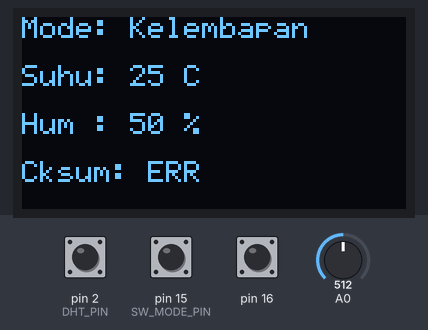
A sketch run on a simulated Arduino Nano, built with avr-gcc and run on an emulated ATmega328P. Shown: 128×64 one-colour display. Wiring (inferred from the names in the program): I2C bus: SDA pin 18; SCL pin 19; SSD1306 OLED at I2C address 0x3C. The inputs (shaded band) are chosen by the test bench; at power-on: pin 15 (SW_MODE_PIN) HIGH, A0 = 512, pin 16 HIGH, pin 2 (DHT_PIN) HIGH.

Above: at 1.6 s.
1.7 s: pin 15 (SW_MODE_PIN) pulled LOW for 0.15 s
At 1.98 s:
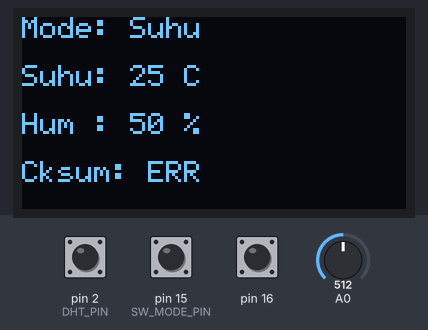
3.5 s: A0 set to 716
At 4.4 s:
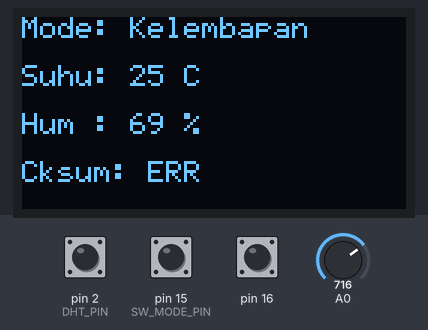
5.2 s: pin 16 pulled LOW for 0.15 s
At 5.45 s:
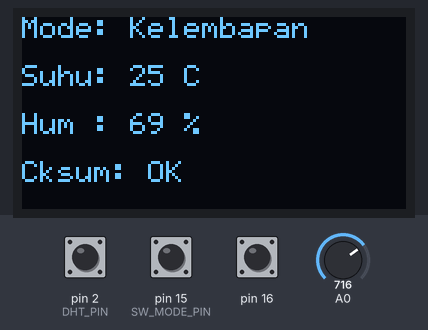
7.0 s: pin 15 (SW_MODE_PIN) pulled LOW for 1 s
At 8.8 s:
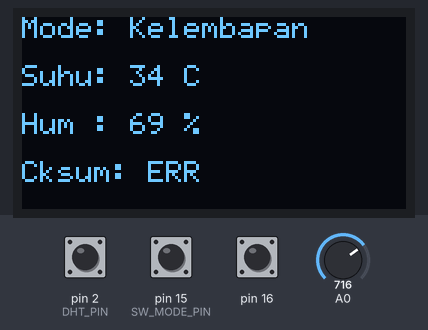
9.6 s: pin 16 pulled LOW for 1 s
At 10.2 s:
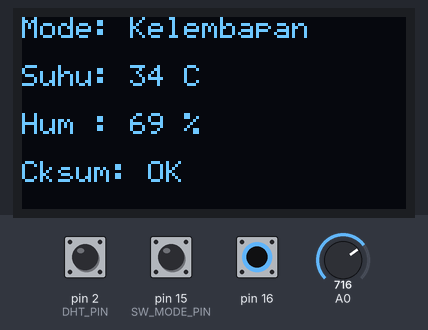
12.3 s: A0 set to 511
At 12.8 s:
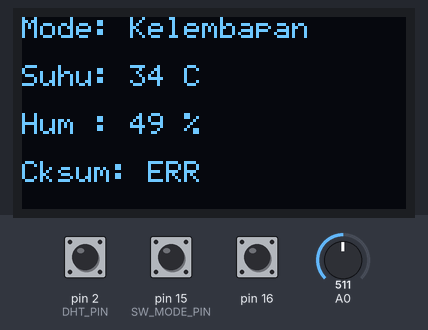
Timing chart, 0 to 14.9 s (numbered marks = the images above; inputs shaded):
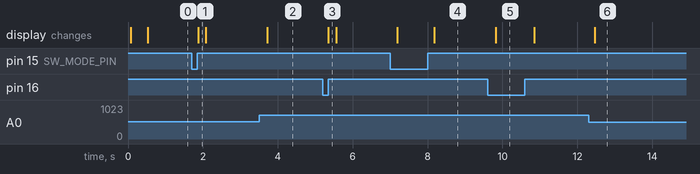

Measured:
- after the input at 1.7 s, the display: changes after 0.18 s (image 1)
- after the input at 3.5 s, the display: changes after 0.22 s (image 2)
- after the input at 5.2 s, the display: changes after 0.15 s (image 3)
- after the input at 7.0 s, the display: first changes after 0.19 s (image 4 shows a later state)
- after the input at 9.6 s, the display: changes after 0.22 s (image 5)
- after the input at 12.3 s, the display: changes after 0.17 s (image 6)

The sketch:

dhtEmu.ino
```cpp
// ============================================================
// Emulator DHT11 - FILE UTAMA (MAIN)
// Board : Arduino Nano ATmega328P 16MHz, TANPA LIBRARY APAPUN
// ============================================================
// File Modularisasi (arsitektur file sketch Arduino IDE:
// Semua file .ino dalam folder sketch DIGABUNGKAN (concatenate)
// OTOMATIS sebelum kompilasi, jadi tidak perlu header .h.
// ============================================================
// File tab lain di sketch folder ini:
//   ✅ emu2_oled.ino      -> Driver OLED + I2C bit-bang
//   ✅ emu2_dht_isr.ino  -> ISR INT0 emulator DHT11 ASM
// ============================================================
#include <avr/io.h>
#include <avr/interrupt.h>
#include <util/delay.h>

// ---------- PIN DEFINISI ----------
#define POT_PIN      0    // A0 - Potensiometer
#define SW_MODE_PIN  1    // A1 - Mode (LOW = suhu / kelembapan
#define SW_CKSUM_PIN 2    // A2 - Checksum (LOW = benar, HIGH = XOR 0xFF)
#define SDA_PIN      4    // A4 - SDA OLED SSD1306
#define SCL_PIN      5    // A5 - SCL OLED SSD1306
#define OLED_ADDR    0x3C
#define DHT_PIN      2    // D2 / PD2 = INT0 = Output emulator DHT11

// ---------- GLOBAL VARIABLES (bisa diakses semua file .ino)
volatile uint8_t g_hum_int     = 50;   // 0-100 %RH
volatile uint8_t g_hum_dec     = 0;    // Selalu 0
volatile uint8_t g_temp_int    = 25;   // 0-50 °C
volatile uint8_t g_temp_dec    = 0;    // Selalu 0
volatile uint8_t g_cksum_mode  = 1;    // 1 = OK, 0 = ERR (XOR 0xFF)
volatile uint8_t g_mode        = 0;    // 0 = Potensio -> Kelembapan; 1 -> Suhu
volatile uint32_t g_last_isr_time = 0;  // Debounce 100ms antar INT0
uint32_t g_last_oled_update      = 0;   // Update OLED tiap 200ms
#define OLED_UPDATE_MS 200

// ============================================================
// FORWARD DECLARATIONS (didefinisikan di file tab lain)
// ============================================================
static void     adc_init(void);
static uint16_t adc_read(uint8_t ch);
static void     oled_init(void);
static void     oled_clear(void);
static void     oled_set_pos(uint8_t page, uint8_t col);
static void     oled_putc(char ch);
static void     oled_puts(const char *s);
static void     oled_put2(uint8_t v);
static uint32_t get_millis(void);

// ============================================================
// SETUP
// ============================================================
void setup() {
    // Pin switch INPUT_PULLUP
    DDRC  &= ~((1 << SW_MODE_PIN) | (1 << SW_CKSUM_PIN));
    PORTC |=  ((1 << SW_MODE_PIN) | (1 << SW_CKSUM_PIN));

    // D2 (PD2) = INPUT, NO PULL-UP (eksternal 10K yang handle)
    DDRD  &= ~(1 << DHT_PIN);
    PORTD &= ~(1 << DHT_PIN);

    // Timer0 untuk millis() sudah di-init oleh Arduino core.

    // ADC
    adc_init();

    // I2C pin state awal HIGH
    DDRC  &= ~((1 << SDA_PIN) | (1 << SCL_PIN));
    PORTC |=  ((1 << SDA_PIN) | (1 << SCL_PIN));
    _delay_ms(50);
    oled_init();

    // INT0 = falling edge
    EICRA = (1 << ISC01);  // ISC01=1, ISC00=0 => falling edge
    EIMSK = (1 << INT0);

    sei();
}

// ============================================================
// LOOP UTAMA
// ============================================================
// Helper: debounce sederhana untuk switch
static uint8_t sw_debounce(uint8_t pin) {
    // Return 1 = LOW (tertekan), 0 = HIGH (lepas)
    // sample 3 kali dengan jeda 2ms
    uint8_t cnt = 0;
    for (uint8_t i = 0; i < 3; i++) {
        if (!(PINC & (1 << pin))) cnt++;
        _delay_ms(2);
    }
    return (cnt >= 2) ? 1 : 0;
}

void loop() {
    // 1. Baca potensiometer (0..1023)
    uint16_t pot = adc_read(POT_PIN);

    // 2. Baca switch mode A1
    uint8_t sw_mode = sw_debounce(SW_MODE_PIN); // 1=ditekan(LOW) => suhu
    g_mode = sw_mode; // 0=kelembapan (HIGH/pull-up), 1=suhu (LOW/tekan)

    if (g_mode == 1) {
        // Mode suhu: 0-50 °C
        uint8_t val = (uint8_t)((uint32_t)pot * 50 / 1023);
        if (val > 50) val = 50;
        g_temp_int = val;
        // g_hum_int tetap (disimpan global)
    } else {
        // Mode kelembapan: 0-100 %RH
        uint8_t val = (uint8_t)((uint32_t)pot * 100 / 1023);
        if (val > 100) val = 100;
        g_hum_int = val;
        // g_temp_int tetap
    }

    // 3. Baca switch checksum A2
    uint8_t sw_cksum = sw_debounce(SW_CKSUM_PIN); // 1=ditekan(LOW) => benar
    g_cksum_mode = sw_cksum; // 1=OK, 0=ERR

    // 4. Debounce ISR INT0: cek & clear jika terlalu dekat (<100 ms)
    // Karena flag INT0 di-set meskipun masked, kita lakukan clear manual
    // jika last ISR masih baru.
    static uint8_t s_isr_enabled = 1;
    uint32_t now = get_millis();
    if (s_isr_enabled) {
        // Tidak perlu aksi khusus. Setelah ISR fired, kita disable sementara.
        // Tapi karena ISR_NAKED tidak otomatis, kita lakukan polling flag.
    }
    // Alternatif: setelah INT0 ter-trigger, software-disable 100ms
    if (EIFR & (1 << INTF0)) {
        // Fall edge baru saja terdeteksi (ISR akan / baru jalan)
        // Disable INT0 100 ms untuk debounce antar-request
        EIMSK &= ~(1 << INT0);
        g_last_isr_time = now;
        s_isr_enabled = 0;
        // Clear flag
        EIFR = (1 << INTF0);
    }
    if (!s_isr_enabled && (now - g_last_isr_time) >= 100) {
        EIMSK |= (1 << INT0);
        s_isr_enabled = 1;
    }

    // 5. Update OLED setiap 200 ms. === PARTIAL UPDATE HANYA BARIS BERUBAH SAJA ===
    // Cache state 4 baris (nilai sebelumnya disimpan di static.
    // Init = 0xFF = invalid (mustahil nilai asli DHT (suhu<51, hum<101)
    static uint8_t prev_mode = 0xFF;
    static uint8_t prev_temp = 0xFF;
    static uint8_t prev_hum  = 0xFF;
    static uint8_t prev_cks  = 0xFF;

    if (now - g_last_oled_update >= OLED_UPDATE_MS) {
        g_last_oled_update = now;

        // BACA global volatiles SEKALI SAJA di awal (atomic, hindari perubahan tengah compare)
        uint8_t cur_mode = g_mode;
        uint8_t cur_temp = g_temp_int;
        uint8_t cur_hum  = g_hum_int;
        uint8_t cur_cks  = g_cksum_mode;

        // -------------------------------------------------
        // BARIS 1 (page 0) → MODE : Cek perubahan mode
        // -------------------------------------------------
        oled_set_pos(0, 0);
        if (cur_mode == 1) oled_puts("Mode: Suhu       ");
        else               oled_puts("Mode: Kelembapan");

        // -------------------------------------------------
        // BARIS 2 (page 2) → SUHU : Cek perubahan g_temp_int
        // Catatan: perubahan SUHU juga terjadi jika potensio diubah di MODE SUHU.
        //          Nilai lama tertinggal jika tidak di update, harus selalu compare.
        // -------------------------------------------------
        if (cur_temp != prev_temp) {
            prev_temp = cur_temp;
            oled_set_pos(2, 0);
            oled_puts("Suhu: ");
            oled_put2(cur_temp);
            oled_puts(" C");
        }

        // -------------------------------------------------
        // BARIS 3 (page 4) → HUM : Cek perubahan g_hum_int
        // -------------------------------------------------
        if (cur_hum != prev_hum) {
            prev_hum = cur_hum;
            oled_set_pos(4, 0);
            oled_puts("Hum : ");
            oled_put2(cur_hum);
            oled_puts(" %");
        }

        // -------------------------------------------------
        // BARIS 4 (page 6) → CHECKSUM : CKSUM OK/ERROR PRESS SW2
        // -------------------------------------------------
        if (cur_cks != prev_cks) {
            prev_cks = cur_cks;
            oled_set_pos(6, 0);
            oled_puts("Cksum: ");
            if (cur_cks) oled_puts("OK ");
            else          oled_puts("ERR");
        }
    }
}
```

dht_isr.ino
```cpp
// ============================================================
// ISR INT0 (PD2 = D2) - EMULASI DHT11
// BAGIAN DATA / SAVE-RESTORE = C (aman, mudah debug).
// BAGIAN TIMING KRITIS (RESPONSE + 40 BIT) = INLINE ASM MURNI
//   dengan cycle-counted 16-cycle NOP loop = 1us TEPAT.
// Alasan: Overhead loop C for + compare + branch GCC 7.3 menambah
//   ~20us BAWAH per pulse, sehingga 80us menjadi 100us.
//   Pure inline asm menghilangkan SEMUA overhead itu.
// ============================================================
ISR(INT0_vect) {
    // ===== A. Persiapan data dari global (C, aman dari timing issue) =====
    uint8_t hI = g_hum_int;
    uint8_t hD = g_hum_dec;
    uint8_t tI = g_temp_int;
    uint8_t tD = g_temp_dec;
    uint8_t cks_ok = g_cksum_mode;
    uint8_t cks = (uint8_t)(hI + hD + tI + tD);
    if (!cks_ok) cks ^= 0xFF;

    // Susun 5 byte DHT11 ORDER BENAR:
    // [0]=hum_int, [1]=hum_dec, [2]=temp_int, [3]=temp_dec, [4]=checksum
    uint8_t bytes[5];
    bytes[0] = hI;
    bytes[1] = hD;
    bytes[2] = tI;
    bytes[3] = tD;
    bytes[4] = cks;

    // ===== B. SAVE & DISABLE SEMUA INTERRUPT (TIMING PRESISI) =====
    uint8_t sreg_saved = SREG;
    cli();
    uint8_t eimsk_saved  = EIMSK;
    uint8_t timsk0_saved = TIMSK0;
    uint8_t timsk1_saved = TIMSK1;
    uint8_t timsk2_saved = TIMSK2;
    uint8_t adcsra_saved = ADCSRA;
    uint8_t ucsr0b_saved = UCSR0B;
    EIMSK  = 0;
    TIMSK0 = 0;
    TIMSK1 = 0;
    TIMSK2 = 0;
    ADCSRA &= ~(1 << ADIE);
    UCSR0B &= ~((1 << RXCIE0) | (1 << TXCIE0) | (1 << UDRIE0));
    EIFR = (1 << INTF0);     // clear flag pending start master sebelumnya

    // ===== C+D+E+F: SEMUA TIMING KRITIS DALAM 1 BLOK ASM SAJA (supaya label _d_us ter-resolve) =====
    //   + TAMBAHAN END MARKER LOW 53µs SESUAI MODUL ASLI CAPTURE LA USER.
    uint8_t *bytes_ptr = bytes;
    __asm__ __volatile__(
        /* ==========================================================
           STEP C: TUNGGU MASTER MELEPAS LINE (PD2 -> HIGH)
           ========================================================== */
        "_wait_high_merged:     \n\t"
        "sbic %[_pind], 2       \n\t"  // PIND.2 LOW ? Jika LOW, skip rjmp = lanjut loop.
        "rjmp _master_high_ok   \n\t"  // PIND.2 HIGH -> lanjut step response
        "rjmp _wait_high_merged \n\t"
        "_master_high_ok:       \n\t"
        "ldi  r24, 30           \n\t"  // Spec DHT11: 20-40uS tunggu setelah master release
        "rcall _d_us            \n\t"

        /* ==========================================================
           SETUP Z pointer ke array 5 byte data & aktifkan output driver
           ========================================================== */
        "movw r30, %a[_bp]      \n\t"  // Z = bytes_ptr (r25:r24)
        "sbi  %[_ddrd], 2       \n\t"  // DDRD.2 = OUTPUT aktif (push-pull)

        /* ==========================================================
           STEP D: RESPONSE PULSE SPEC DHT11 ASLI LOW 80µs -> HIGH 80µs
           ========================================================== */
        "cbi  %[_portd], 2      \n\t"  // LOW 80µs
        "ldi  r24, 80           \n\t"
        "rcall _d_us            \n\t"
        "sbi  %[_portd], 2      \n\t"  // HIGH 80µs
        "ldi  r24, 80           \n\t"
        "rcall _d_us            \n\t"

        /* ==========================================================
           STEP E: KIRIM 40 BIT DATA (5 byte × 8 bit, MSB FIRST)
           ========================================================== */
        "ldi  r25, 5            \n\t"  // counter 5 byte
        "_next_byte_merged:     \n\t"
        "ld   r18, Z+           \n\t"  // load byte[i], Z++
        "ldi  r17, 8            \n\t"  // counter 8 bit / byte (IMMEDIATE = tidak korup)
        "_next_bit_merged:      \n\t"
        "lsl  r18               \n\t"  // LSL = logical shift left (carry luar TIDAK MASUK). bit7 -> C
        /* --- AWAL BIT: LOW 50µs SELALU --- */
        "cbi  %[_portd], 2      \n\t"
        "ldi  r24, 50           \n\t"
        "rcall _d_us            \n\t"
        /* --- HIGH 28µs (bit 0) atau 70µs (bit 1) --- */
        "sbi  %[_portd], 2      \n\t"
        "brcc _is_bit0_merged   \n\t"  // carry clear = bit 0
        /* bit 1 HIGH 70µs */
        "ldi  r24, 70           \n\t"
        "rcall _d_us            \n\t"
        "rjmp _bit_done_merged  \n\t"
        "_is_bit0_merged:       \n\t"
        /* bit 0 HIGH 28µs (dinaikkan 2µs dari 26, tidak borderline threshold master) */
        "ldi  r24, 28           \n\t"
        "rcall _d_us            \n\t"
        "_bit_done_merged:      \n\t"
        "dec  r17               \n\t"
        "brne _next_bit_merged  \n\t"  // hingga 8 bit/byte
        "dec  r25               \n\t"
        "brne _next_byte_merged \n\t"  // hingga 5 byte = 40 BIT TEPAT!

        /* ==========================================================
           STEP E.5: === END MARKER LOW 53µs SAMA MODUL ASLI DHT11 ===
           Sesuai permintaan user dari capture LA (cursor 53µs LOW label "End" ungu).
           Setelah 40 bit terakhir HIGH pulse selesai, keluarkan LOW 53µs.
           Master library DHT mengenali ini sebagai tanda END OF FRAME.
           ========================================================== */
        "cbi  %[_portd], 2      \n\t"  // AKHIR: LOW = mulai END MARKER
        "ldi  r24, 53           \n\t"
        "rcall _d_us            \n\t"  // 53µs PERSIS LOW = sesuai capture hardware asli
        "sbi  %[_portd], 2      \n\t"  // Kembali HIGH setelah end marker
        "ldi  r24, 5            \n\t"  // Settling 5µs sebelum Hi-Z (hindari glitch)
        "rcall _d_us            \n\t"

        /* ==========================================================
           STEP F: RELEASE PD2 -> INPUT Hi-Z tanpa internal pull-up
           ========================================================== */
        "cbi  %[_ddrd], 2       \n\t"  // DDRD.2 = INPUT (HIGH-Z)
        "cbi  %[_portd], 2      \n\t"  // PORTD.2 = 0 → NO INTERNAL PULL-UP, pakai external 10K
        "rjmp _end_asm_merged   \n\t"

        /* ==========================================================
           SUBROUTINE _d_us: delay r24 × 1µs @16MHz = 16 CYCLE TEPAT per loop
           ========================================================== */
        "_d_us:                 \n\t"
        "tst  r24               \n\t"
        "breq _d_us_end         \n\t"
        "_d_us_lp:              \n\t"
        "ldi  r16, 3            \n\t"  // 1c
        "_d_sublp:              \n\t"
        "dec  r16               \n\t"
        "brne _d_sublp          \n\t"  // subtotal 8c
        "nop                    \n\t"  // 1c
        "nop                    \n\t"  // 1c
        "nop                    \n\t"  // 1c
        "nop                    \n\t"  // 1c
        "dec  r24               \n\t"  // 1c
        "brne _d_us_lp          \n\t"  // 2c taken => 1+8+4+1+2 = 16C / iterasi TEPAT
        "_d_us_end:             \n\t"
        "ret                    \n\t"

        "_end_asm_merged:       \n\t"
        : /* no output operands */
        : [_bp]    "e" (bytes_ptr),
          [_ddrd]  "I" (_SFR_IO_ADDR(DDRD)),
          [_portd] "I" (_SFR_IO_ADDR(PORTD)),
          [_pind]  "I" (_SFR_IO_ADDR(PIND))
        : "r16","r17","r18","r24","r25","r30","r31","memory"
    );

    // ===== G. CLEAR INT0 FLAG yang di-generate output drive sendiri =====
    EIFR = (1 << INTF0);
    __asm__ __volatile__("nop");
    EIFR = (1 << INTF0);

    // ===== H. RESTORE SEMUA INTERRUPT MASK =====
    EIMSK  = eimsk_saved;
    TIMSK0 = timsk0_saved;
    TIMSK1 = timsk1_saved;
    TIMSK2 = timsk2_saved;
    ADCSRA = adcsra_saved;
    UCSR0B = ucsr0b_saved;
    SREG   = sreg_saved;
    // RETI akhir ISR otomatis enable global interrupt.
}
```

Source omitted: oled.ino (8796 bytes)
